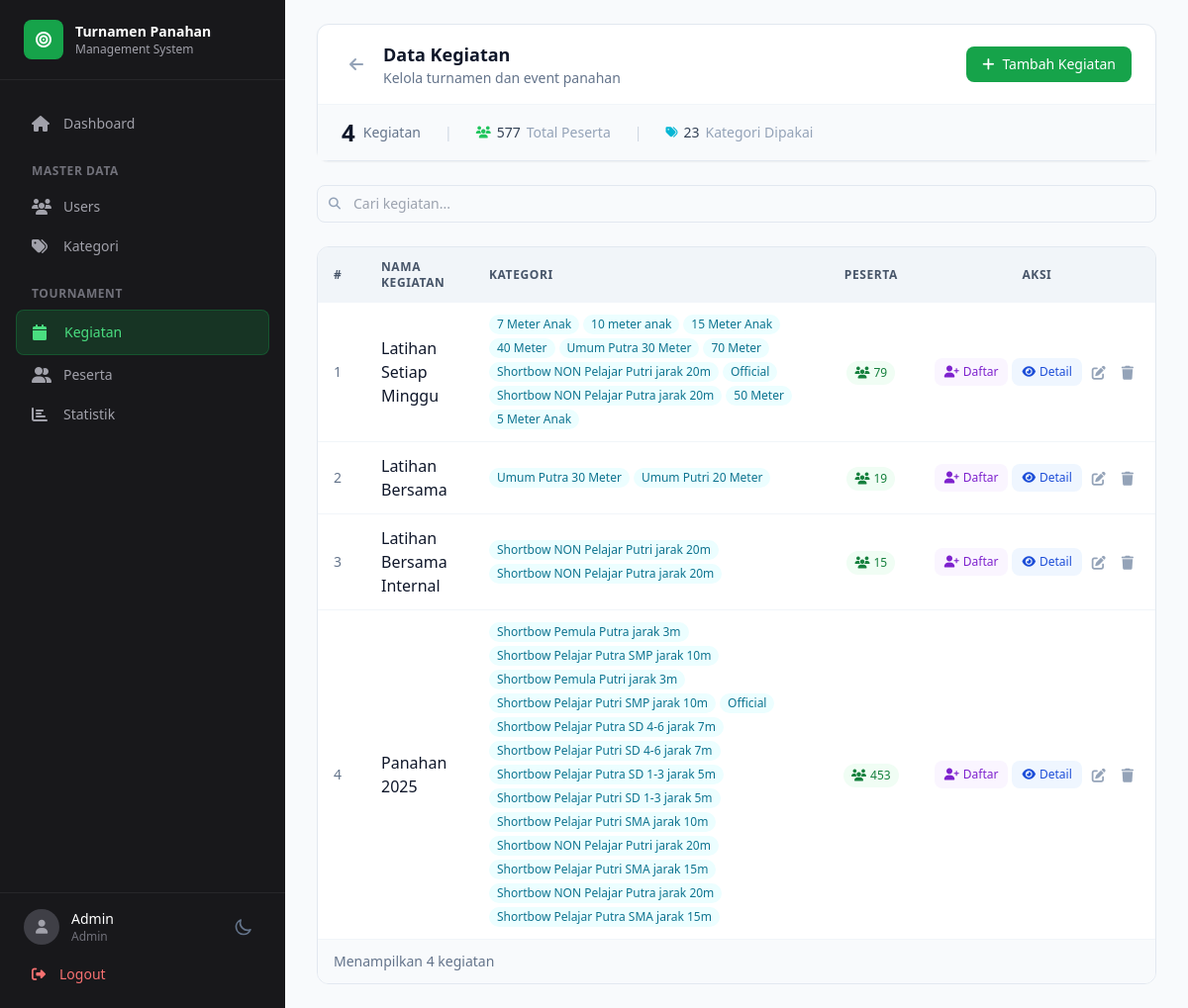
Page /views/kegiatan.view.php (signed in) on the committed database.
### tables this page shows
CREATE TABLE `kegiatan` (
  `id` int(11) NOT NULL,
  `nama_kegiatan` varchar(255) NOT NULL
);

### views/kegiatan.view.php (the view, shortened to what the rows shown need)
<?php
include '../config/panggil.php';
include '../includes/theme.php';
$query = "
    SELECT
        k.id,
        k.nama_kegiatan AS kegiatan_nama,
        GROUP_CONCAT(kk.category_id) AS category_ids,
        GROUP_CONCAT(c.name SEPARATOR '|') AS category_names,
        (SELECT COUNT(*) FROM peserta p WHERE p.kegiatan_id = k.id) AS peserta_count
    FROM kegiatan k
    LEFT JOIN kegiatan_kategori kk ON k.id = kk.kegiatan_id
    LEFT JOIN categories c ON kk.category_id = c.id
    GROUP BY k.id, k.nama_kegiatan
    ORDER BY k.id DESC
";
$stmt = $conn->prepare($query);
$stmt->execute();
$result = $stmt->get_result();
$kegiatanData = [];
while ($row = $result->fetch_assoc()) {
    $categoryIds = $row['category_ids'] ? explode(',', $row['category_ids']) : [];
    $categoryNames = $row['category_names'] ? explode('|', $row['category_names']) : [];
    $kegiatanData[] = [
        'id' => $row['id'],
        'nama' => $row['kegiatan_nama'],
        'category_ids' => array_map('intval', $categoryIds),
        'category_names' => $categoryNames,
        'peserta_count' => (int)$row['peserta_count']
    ];
}
?>
<!DOCTYPE html>
<html lang="id" class="h-full">
<head>
    <script src="https://cdn.tailwindcss.com"></script>
    <link rel="stylesheet" href="https://cdnjs.cloudflare.com/ajax/libs/font-awesome/6.4.0/css/all.min.css">
</head>
<body class="h-full bg-slate-50 dark:bg-zinc-950 transition-colors">
    <div class="flex h-full">
        <aside class="hidden lg:flex lg:flex-col w-72 bg-zinc-900 text-white">
            <div class="flex items-center gap-3 px-6 py-5 border-b border-zinc-800">
                <div>
                    <h1 class="font-semibold text-sm">Turnamen Panahan</h1>
                </div>
            </div>
        </aside>
        <main class="flex-1 overflow-auto">
            <div class="px-6 lg:px-8 py-6">
                <div class="bg-white dark:bg-zinc-900 rounded-xl border border-slate-200 dark:border-zinc-800 shadow-sm mb-6">
                    <div class="px-6 py-4 border-b border-slate-100 dark:border-zinc-800">
                        <div class="flex flex-col sm:flex-row sm:items-center sm:justify-between gap-4">
                            <div class="flex items-center gap-3">
                                <div>
                                    <h1 class="text-lg font-semibold text-slate-900 dark:text-white">Data Kegiatan</h1>
                                </div>
                            </div>
                        </div>
                    </div>
                </div>
                <div class="hidden md:block bg-white dark:bg-zinc-900 rounded-xl border border-slate-200 dark:border-zinc-800 overflow-hidden">
                    <div class="overflow-x-auto custom-scrollbar">
                        <table class="w-full">
                            <thead class="bg-slate-100 dark:bg-zinc-800 sticky top-0 z-10">
                                <tr>
                                    <th class="px-4 py-3 text-left text-xs font-semibold text-slate-600 dark:text-zinc-400 uppercase tracking-wider w-12">#</th>
                                    <th class="px-4 py-3 text-left text-xs font-semibold text-slate-600 dark:text-zinc-400 uppercase tracking-wider">Nama Kegiatan</th>
                                    <th class="px-4 py-3 text-left text-xs font-semibold text-slate-600 dark:text-zinc-400 uppercase tracking-wider">Kategori</th>
                                    <th class="px-4 py-3 text-center text-xs font-semibold text-slate-600 dark:text-zinc-400 uppercase tracking-wider w-24">Peserta</th>
                                    <th class="px-4 py-3 text-center text-xs font-semibold text-slate-600 dark:text-zinc-400 uppercase tracking-wider w-48">Aksi</th>
                                </tr>
                            </thead>
                            <tbody id="tableBody" class="divide-y divide-slate-100 dark:divide-zinc-800">
                                <?php if (empty($kegiatanData)): ?>
                                    <tr>
                                        <td colspan="5" class="px-4 py-12">
                                            <div class="flex flex-col items-center text-center">
                                                <div class="w-16 h-16 rounded-full bg-slate-100 dark:bg-zinc-800 flex items-center justify-center mb-3">
                                                    <i class="fas fa-calendar-times text-slate-400 dark:text-zinc-500 text-2xl"></i>
                                                </div>
                                                <p class="text-slate-500 dark:text-zinc-400 font-medium">Tidak ada data kegiatan</p>
                                                <p class="text-slate-400 dark:text-zinc-500 text-sm mb-4">Silakan tambahkan kegiatan baru</p>
                                                <button onclick="openModal()" class="inline-flex items-center gap-2 px-4 py-2 rounded-lg bg-archery-600 text-white text-sm font-medium hover:bg-archery-700 transition-colors">
                                                    <i class="fas fa-plus"></i> Tambah Kegiatan
                                                </button>
                                            </div>
                                        </td>
                                    </tr>
                                <?php else: ?>
                                    <?php foreach ($kegiatanData as $index => $item): ?>
                                        <tr class="hover:bg-slate-50 dark:hover:bg-zinc-800 transition-colors">
                                            <td class="px-4 py-3 text-sm text-slate-500 dark:text-zinc-400"><?= $index + 1 ?></td>
                                            <td class="px-4 py-3">
                                                <p class="font-medium text-slate-900 dark:text-white"><?= htmlspecialchars($item['nama']) ?></p>
                                            </td>
                                            <td class="px-4 py-3">
                                                <?php if (empty($item['category_names'])): ?>
                                                    <span class="text-slate-400 dark:text-zinc-500 italic text-sm">Belum ada kategori</span>
                                                <?php else: ?>
                                                    <div class="flex flex-wrap gap-1">
                                                        <?php foreach ($item['category_names'] as $categoryName): ?>
                                                            <span class="px-2 py-0.5 rounded-full text-xs font-medium bg-cyan-50 dark:bg-cyan-900/30 text-cyan-700 dark:text-cyan-400"><?= htmlspecialchars($categoryName) ?></span>
                                                        <?php endforeach; ?>
                                                    </div>
                                                <?php endif; ?>
                                            </td>
                                            <td class="px-4 py-3 text-center">
                                                <?php if ($item['peserta_count'] > 0): ?>
                                                    <span class="inline-flex items-center gap-1 px-2 py-1 rounded-full text-xs font-medium bg-archery-50 dark:bg-archery-900/30 text-archery-700 dark:text-archery-400">
                                                        <i class="fas fa-users text-xs"></i>
                                                        <?= $item['peserta_count'] ?>
                                                    </span>
                                                <?php else: ?>
                                                    <span class="text-slate-400 dark:text-zinc-500 text-sm">-</span>
                                                <?php endif; ?>
                                            </td>
                                            <td class="px-4 py-3">
                                                <div class="flex items-center justify-center gap-1">
                                                    <a href="peserta.view.php?add_peserta=1&kegiatan_id=<?php echo $item['id']?>" class="inline-flex items-center gap-1 px-2.5 py-1.5 rounded-lg bg-purple-50 dark:bg-purple-900/30 text-purple-700 dark:text-purple-400 text-xs font-medium hover:bg-purple-100 dark:hover:bg-purple-900/50 transition-colors">
                                                        <i class="fas fa-user-plus text-xs"></i> Daftar
                                                    </a>
                                                    <a href="detail.php?id=<?php echo $item['id']?>" class="inline-flex items-center gap-1 px-2.5 py-1.5 rounded-lg bg-blue-50 dark:bg-blue-900/30 text-blue-700 dark:text-blue-400 text-xs font-medium hover:bg-blue-100 dark:hover:bg-blue-900/50 transition-colors">
                                                        <i class="fas fa-eye text-xs"></i> Detail
                                                    </a>
                                                    <button onclick="editData(<?= $item['id'] ?>)" class="p-1.5 rounded-lg text-slate-400 dark:text-zinc-500 hover:text-amber-600 dark:hover:text-amber-400 hover:bg-amber-50 dark:hover:bg-amber-900/30 transition-colors" title="Edit">
                                                        <i class="fas fa-edit text-sm"></i>
                                                    </button>
                                                    <button onclick="deleteData(<?= $item['id'] ?>, '<?= addslashes(htmlspecialchars($item['nama'])) ?>')" class="p-1.5 rounded-lg text-slate-400 dark:text-zinc-500 hover:text-red-600 dark:hover:text-red-400 hover:bg-red-50 dark:hover:bg-red-900/30 transition-colors" title="Hapus">
                                                        <i class="fas fa-trash text-sm"></i>
                                                    </button>
                                                </div>
                                            </td>
                                        </tr>
                                    <?php endforeach; ?>
                                <?php endif; ?>
                            </tbody>
                        </table>
                    </div>
                </div>
            </div>
        </main>
    </div>
    <?= getConfirmationModal() ?>
</body>
</html>

### rows in the picture
kegiatan: nama_kegiatan "Latihan Setiap Minggu", categoryName "7 Meter Anak", categoryName "10 meter anak", categoryName "15 Meter Anak", categoryName "40 Meter", categoryName "Umum Putra 30 Meter", categoryName "70 Meter", categoryName "Shortbow NON Pelajar Putri jarak 20m", categoryName "Official", categoryName "Shortbow NON Pelajar Putra jarak 20m", categoryName "50 Meter", categoryName "5 Meter Anak", peserta_count "79"
kegiatan: nama_kegiatan "Latihan Bersama", categoryName "Umum Putra 30 Meter", categoryName "Umum Putri 20 Meter", peserta_count "19"
kegiatan: nama_kegiatan "Latihan Bersama Internal", categoryName "Shortbow NON Pelajar Putri jarak 20m", categoryName "Shortbow NON Pelajar Putra jarak 20m", peserta_count "15"
kegiatan: nama_kegiatan "Panahan 2025", categoryName "Shortbow Pemula Putra jarak 3m", categoryName "Shortbow Pelajar Putra SMP jarak 10m", categoryName "Shortbow Pemula Putri jarak 3m", categoryName "Shortbow Pelajar Putri SMP jarak 10m", categoryName "Official", categoryName "Shortbow Pelajar Putra SD 4-6 jarak 7m", categoryName "Shortbow Pelajar Putri SD 4-6 jarak 7m", categoryName "Shortbow Pelajar Putra SD 1-3 jarak 5m", categoryName "Shortbow Pelajar Putri SD 1-3 jarak 5m", categoryName "Shortbow Pelajar Putri SMA jarak 10m", categoryName "Shortbow NON Pelajar Putri jarak 20m", categoryName "Shortbow Pelajar Putri SMA jarak 15m", categoryName "Shortbow NON Pelajar Putra jarak 20m", categoryName "Shortbow Pelajar Putra SMA jarak 15m", peserta_count "453"

### other values in the picture
$name "Admin"
$role "Admin"
$stats['total_kegiatan'] "4"
$stats['total_peserta'] "577"
$stats['total_kategori_used'] "23"
count($kegiatanData) "4"
